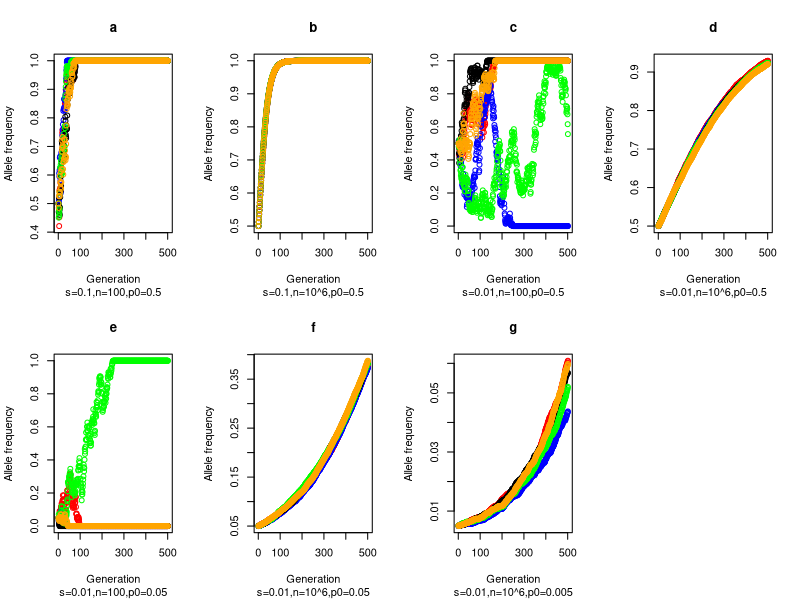

Write the R code that produced this figure. (Note: a time limit stopped this script after it produced the figure.)
## ---- chunk 1
#options(scipen=999) # scientific notion
## ---- chunk 2
MakeHWfreq <- function(p){
    p_AA = p * p
    p_Aa = 2 * p * (1-p)
    p_aa = (1-p)^2
    return(c(p_AA, p_Aa, p_aa))
}

MakeHWfreq(0.1)
MakeHWfreq(0.5)
MakeHWfreq(0.9)
## ---- chunk 3
DoDrift <- function(popSize, EGFvec){
    # sample 5 times at this generation
    prob_vector <- rmultinom(1, popSize, EGFvec)
    return(prob_vector)
}

# a
popSize = 100
EGFvec = c(0.5, 0, 0.5)
replicate(5, DoDrift(popSize, EGFvec), simplify = T)

# b
popSize = 10^6
EGFvec = c(0.5, 0, 0.5)
replicate(5, DoDrift(popSize, EGFvec), simplify = T)

# c
popSize = 100
EGFvec = MakeHWfreq(0.5) 
replicate(5, DoDrift(popSize, EGFvec), simplify = T)

# d
popSize = 10^6
EGFvec = MakeHWfreq(0.5)
replicate(5, DoDrift(popSize, EGFvec), simplify = T)
## ---- chunk 4
DoSelection <- function(h, s, GNvec){
    # genotype frequencies
    Geno_freq <- GNvec/sum(GNvec)
    # selection model
    W_AA = 1 + s
    W_Aa = 1 + h * s
    W_aa = 1
    W_vector <- c(W_AA, W_Aa, W_aa)
    W_mean = sum(W_vector * Geno_freq)
    s_Geno_freq <- Geno_freq * W_vector / W_mean
    # allele frequency
    p = s_Geno_freq[1] + 0.5 * s_Geno_freq[2]
    return(p)
}

# a
h=0
s=0.1
GNvec=c(0,333,333)
DoSelection(h, s, GNvec)

# b 
h=0.5
s=0.1
GNvec=c(0,333,333)
DoSelection(h, s, GNvec)

# c
h=1
s=0.1
GNvec=c(333,666,333)
DoSelection(h, s, GNvec)

# d
h = 1
s = 0.1
GNvec = DoDrift(popSize = 100, EGFvec = MakeHWfreq(0.5))
replicate(5, DoSelection(h, s, GNvec) , simplify = T)

# e
h = 1 
s = 0.1 
GNvec = DoDrift(popSize = 10^6, EGFvec = MakeHWfreq(0.5))
replicate(5, DoSelection(h, s, GNvec) , simplify = T)
## ---- chunk 5
DoOneFullGeneration <- function(h, s, popSize, p){
    EGFvec = MakeHWfreq(p)
    GNvec = DoDrift(popSize, EGFvec)
    return(DoSelection(h, s, GNvec))
}

# a
h=1
s=0.1
n=100
p=0.5
replicate(5, DoOneFullGeneration(h, s, n, p), simplify = T)

# b
h=1
s=0.1
n=10^6
p=0.5
replicate(5, DoOneFullGeneration(h, s, n, p), simplify = T)
## ---- chunk 6
DoDrift <- function(popSize, EGFvec){
    # sample once at each generation
    prob_vector <- rmultinom(1, popSize, EGFvec)
    return(prob_vector*popSize)
}

DoOneFullGeneration <- function(h, s, popSize, p){
    EGFvec = MakeHWfreq(p)
    GNvec = DoDrift(popSize, EGFvec)
    return(DoSelection(h, s, GNvec))
}

DoManyGenerations <- function(h, s, popSize, p0, g){
    p_list <- c(p0)
    for(i in 1:g){
        p<-DoOneFullGeneration(h, s, n, p0)
        p_list<-append(p_list, p, after = length(p_list))
        p0<-p
    }
    return(p_list)
}

# a
h=0.5
s=0.1
n=100
p0=0.5
g=500
outputa<-c()
for (i in 1:5){
outputa<-append(outputa, DoManyGenerations(h, s, n, p0, g), after = length(outputa))}
# b
h=0.5
s=0.1
n=10^6
p0=0.5
g=500
outputb<-c()
for (i in 1:5){
outputb<-append(outputb, DoManyGenerations(h, s, n, p0, g), after = length(outputb))}
# c
h=0.5
s=0.01
n=100
p0=0.5
g=500
outputc<-c()
for (i in 1:5){
outputc<-append(outputc, DoManyGenerations(h, s, n, p0, g), after = length(outputc))}
# d
h=0.5
s=0.01
n=10^6
p0=0.5
g=500
outputd<-c()
for (i in 1:5){
outputd<-append(outputd, DoManyGenerations(h, s, n, p0, g), after = length(outputd))}
# e
h=0.5
s=0.01
n=100
p0=0.05
g=500
outpute<-c()
for (i in 1:5){
outpute<-append(outpute, DoManyGenerations(h, s, n, p0, g), after = length(outpute))}
# f
h=0.5 
s=0.01
n=10^6
p0=0.05
outputf<-c()
for (i in 1:5){
outputf<-append(outputf, DoManyGenerations(h, s, n, p0, g), after = length(outputf))}
# g
h=0.5
s=0.01
n=10^6
p0=0.005
g=500
outputg<-c()
for (i in 1:5){
outputg<-append(outputg, DoManyGenerations(h, s, n, p0, g), after = length(outputg))}
## ---- chunk 7
# plot allele frequency over time
par(mfrow=c(2,4))
# a
ThisLength = length(outputa)/5
plot(rep(1: ThisLength, 5), outputa, col = c(rep("red", ThisLength), rep("blue", ThisLength), rep("black", ThisLength), rep("green", ThisLength), rep("orange", ThisLength)), main="a",sub="s=0.1,n=100,p0=0.5", xlab = "Generation", ylab ="Allele frequency")
# b
plot(rep(1: ThisLength, 5), outputb, col = c(rep("red", ThisLength), rep("blue", ThisLength), rep("black", ThisLength), rep("green", ThisLength), rep("orange", ThisLength)), main="b", sub="s=0.1,n=10^6,p0=0.5", xlab = "Generation", ylab ="Allele frequency")
# c
plot(rep(1: ThisLength, 5), outputc, col = c(rep("red", ThisLength), rep("blue", ThisLength), rep("black", ThisLength), rep("green", ThisLength), rep("orange", ThisLength)), main="c", sub="s=0.01,n=100,p0=0.5", xlab = "Generation", ylab ="Allele frequency")
# d
plot(rep(1: ThisLength, 5), outputd, col = c(rep("red", ThisLength), rep("blue", ThisLength), rep("black", ThisLength), rep("green", ThisLength), rep("orange", ThisLength)), main="d",sub ="s=0.01,n=10^6,p0=0.5", xlab = "Generation", ylab ="Allele frequency")
# e
plot(rep(1: ThisLength, 5), outpute, col = c(rep("red", ThisLength), rep("blue", ThisLength), rep("black", ThisLength), rep("green", ThisLength), rep("orange", ThisLength)), main="e", sub="s=0.01,n=100,p0=0.05", xlab = "Generation", ylab ="Allele frequency")
# f
plot(rep(1: ThisLength, 5), outputf, col = c(rep("red", ThisLength), rep("blue", ThisLength), rep("black", ThisLength), rep("green", ThisLength), rep("orange", ThisLength)), main="f", sub="s=0.01,n=10^6,p0=0.05", xlab = "Generation", ylab ="Allele frequency")
# g
plot(rep(1: ThisLength, 5), outputg, col = c(rep("red", ThisLength), rep("blue", ThisLength), rep("black", ThisLength), rep("green", ThisLength), rep("orange", ThisLength)), main="g",sub="s=0.01,n=10^6,p0=0.005", xlab = "Generation", ylab ="Allele frequency")
## ---- chunk 8
DoManyGenerationsV2 <- function(h, s, popSize, p0, gmax){
    i=0
    while(i < gmax && p0 != 1 && p0 != 0){
        p0<-DoOneFullGeneration(h, s, n, p0)
        i = i + 1
    }
    return(c(i, p0))
}

# a
h=0.5
s=0.01
n=100
p0=0.5
gmax=500
replicate(5, DoManyGenerationsV2(h, s, n, p0, gmax), simplify = 5)

# b
h=0.5
s=0.01
n=100
p0=1/200
gmax=500
replicate(5, DoManyGenerationsV2(h, s, n, p0, gmax), simplify = 5)
## ---- chunk 9
DoManyGenerations <- function(h, s, popSize, p0, g){
    p_list <- c(p0)
    for(i in 1:g){
        p<-DoOneFullGeneration(h, s, n, p0)
        p_list<-append(p_list, p, after = length(p_list))
        p0<-p
    }
    return(p_list)
}

NewMutationManyTimes <- function(h, s, popSize, m){
    p0 = 1/(2*popSize)
    p_list <- c()
    for (i in 1:m){
        p_final = DoManyGenerationsV2(h, s, n, p0, gmax=2000)[2]
        p_list <- append(p_list, p_final, after = length(p_list))
    }
    return(p_list)
}

# m=1000 
m = 500000
# a
h = 0.5
s = 0
popSize = 1000
sim_a <- NewMutationManyTimes(h, s, popSize, m)
sum(sim_a != 0)/m
mean(subset(sim_a, sim_a!= 0))

# b
h = 0.5
s = 0.001
popSize = 1000
sim_b <- NewMutationManyTimes(h, s, popSize, m)
sum(sim_b != 0)/m
mean(subset(sim_b, sim_b!= 0))

# c
h = 0.5
s = 0.01
popSize = 1000
sim_c <- NewMutationManyTimes(h, s, popSize, m)
sum(sim_c != 0)/m
mean(subset(sim_c, sim_b!= 0))

# d
h = 0.5
s = 0.001
popSize = 10^5
sim_d <- NewMutationManyTimes(h, s, popSize, m)
sum(sim_d != 0)/m
mean(subset(sim_d, sim_d!= 0))

# e
h = 0.5
s = 0.01
popSize = 10^5
sim_e <- NewMutationManyTimes(h, s, popSize, m)
sum(sim_e != 0)/m
mean(subset(sim_e, sim_e!= 0))
